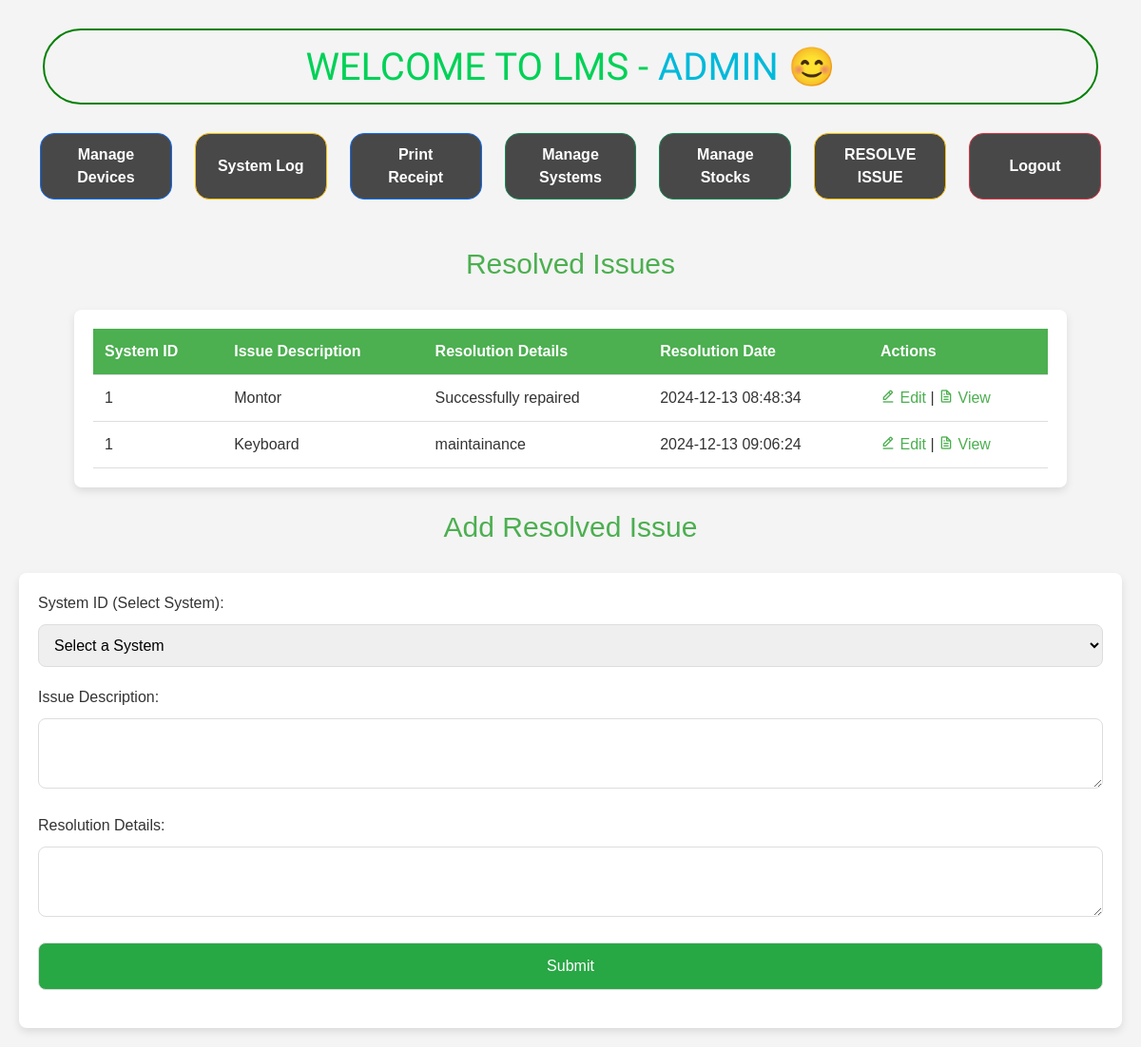
The page /admin/resolved_issues.php (signed in) on the database its author committed.
### tables this page shows
CREATE TABLE `resolved_issues` (
  `id` int(11) NOT NULL,
  `system_id` int(11) DEFAULT NULL,
  `issue_description` text DEFAULT NULL,
  `resolution_details` text DEFAULT NULL,
  `resolution_date` timestamp NOT NULL DEFAULT current_timestamp()
);

CREATE TABLE `systems` (
  `id` int(11) NOT NULL,
  `cpu_id` varchar(255) DEFAULT NULL,
  `ups_id` varchar(255) DEFAULT NULL,
  `monitor_id` varchar(255) DEFAULT NULL,
  `issue` text DEFAULT NULL,
  `description` text DEFAULT NULL,
  `lab_name` varchar(255) DEFAULT NULL,
  `os_installed` varchar(255) DEFAULT NULL,
  `ram` varchar(255) DEFAULT NULL,
  `image` varchar(255) DEFAULT NULL,
  `internet` enum('Yes','No','Unknown') NOT NULL DEFAULT 'Unknown'
);

### admin/resolved_issues.php (the view, shortened to what this page needs)
<?php
include 'header.php';
include '../includes/db.php';
$sql = "SELECT r.id, r.issue_description, r.resolution_details, r.resolution_date, s.id as system_id
        FROM resolved_issues r
        JOIN systems s ON r.system_id = s.id";
$result = $conn->query($sql);
$edit_issue = null;
?>
<!DOCTYPE html>
<html lang="en">
<head>
    <link rel="stylesheet" href="admin_panel.css">
    <link rel="stylesheet" href="bootstrap.min.css">
    <link href='https://unpkg.com/boxicons@2.1.4/css/boxicons.min.css' rel='stylesheet'>
</head>
<body>
    <main>
        <h1>Resolved Issues</h1>
        <div id="resolved-issues-container">
            <table>
                <thead>
                    <tr>
                        <th>System ID</th>
                        <th>Issue Description</th>
                        <th>Resolution Details</th>
                        <th>Resolution Date</th>
                        <th>Actions</th>
                    </tr>
                </thead>
                <tbody>
                    <?php
                    if ($result->num_rows > 0) {
                        while ($row = $result->fetch_assoc()) {
                            echo "<tr>
                                    <td>" . $row['system_id'] . "</td>
                                    <td>" . $row['issue_description'] . "</td>
                                    <td>" . $row['resolution_details'] . "</td>
                                    <td>" . $row['resolution_date'] . "</td>
                                    <td><a href='?id=" . $row['id'] . "'><i class='bx bx-edit-alt'></i> Edit</a>&nbsp;|&nbsp;<a href='view_resolved_issue.php?id=" . $row['id'] . "'><i class='bx bx-file'></i> View</a></td>
                                  </tr>";
                        }
                    } else {
                        echo "<tr><td colspan='5'>No resolved issues found</td></tr>";
                    }
                    ?>
                </tbody>
            </table>
        </div>
        <br>
        <h1><?php echo $edit_issue ? 'Edit Resolved Issue' : 'Add Resolved Issue'; ?></h1>
        <form method="POST">
            <label for="system_id">System ID (Select System):</label>
            <select id="system_id" name="system_id" required>
                <option value="" disabled <?php echo !$edit_issue ? 'selected' : ''; ?>>Select a System</option>
            </select>
            <label for="issue_description">Issue Description:</label>
            <textarea id="issue_description" name="issue_description" required><?php echo $edit_issue ? $edit_issue['issue_description'] : ''; ?></textarea>
            <label for="resolution_details">Resolution Details:</label>
            <textarea id="resolution_details" name="resolution_details" required><?php echo $edit_issue ? $edit_issue['resolution_details'] : ''; ?></textarea>
            <button type="submit"><?php echo $edit_issue ? 'Update' : 'Submit'; ?></button>
        </form>
    </main>
</body>
</html>

### admin/admin_panel.css (style rules this page uses)
* { margin: 0; padding: 0; box-sizing: border-box; }
body { background: #0b001b; color: white; }

### admin/resolved_issues.php (style rules this page uses)
body { font-family: Arial, sans-serif; background-color: #f4f4f4; color: #333; padding: 20px; }
h1 { text-align: center; font-size: 30px; margin-bottom: 30px; color: #4CAF50; }
#resolved-issues-container { margin: 0 auto; max-width: 90%; overflow-x: auto; background-color: white; box-shadow: 0 4px 8px rgba(0, 0, 0, 0.1); border-radius: 8px; padding: 20px; }
table { width: 100%; border-collapse: collapse; }
th, td { padding: 12px; text-align: left; border-bottom: 1px solid #ddd; }
th { background-color: #4CAF50; color: white; }
td a { color: #4CAF50; text-decoration: none; }
form { background-color: #ffffff; box-shadow: 0 4px 8px rgba(0, 0, 0, 0.1); padding: 20px; border-radius: 8px; margin-top: 30px; }
label { font-size: 16px; margin-bottom: 10px; display: block; }
select, textarea, button { width: 100%; padding: 12px; font-size: 16px; margin-bottom: 20px; border-radius: 8px; border: 1px solid #ddd; }
button { background-color: #28a745; color: white; cursor: pointer; }

### rows shown on the page
resolved_issues: system "1", issue_description "Montor", resolution_details "Successfully repaired", resolution_date "2024-12-13 08:48:34"
resolved_issues: system "1", issue_description "Keyboard", resolution_details "maintainance", resolution_date "2024-12-13 09:06:24"

### other values the page prints
$_SESSION['admin']['username'] "ADMIN"
